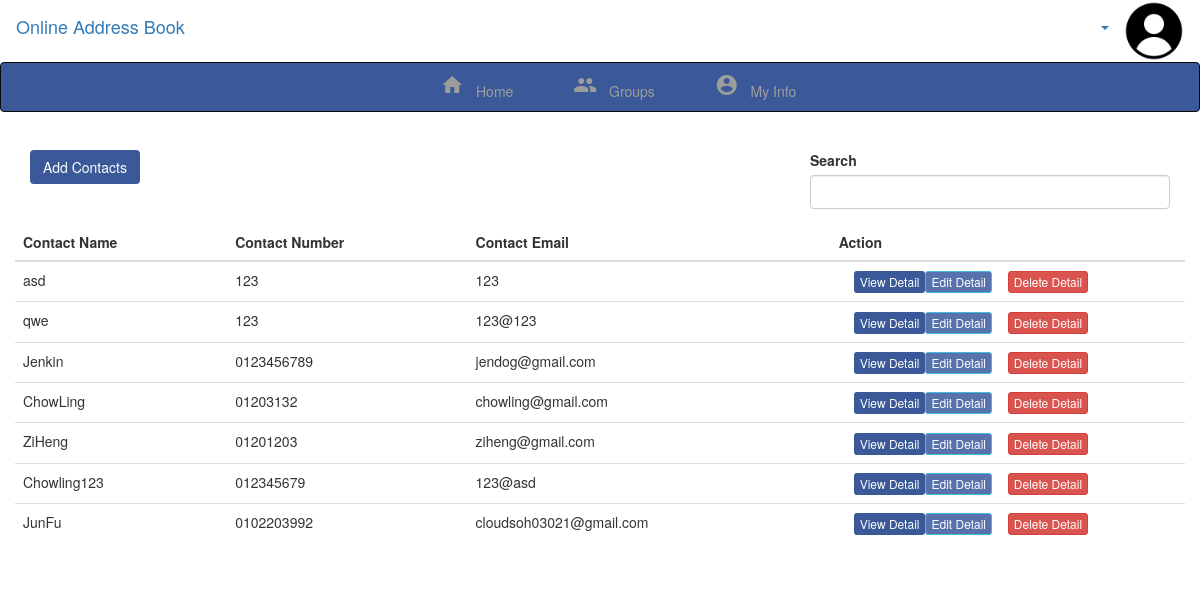
/rec/viewcontacts.php?id=8, run on the app's committed database.
### tables this page shows
CREATE TABLE `contacts` (
  `id` int(100) NOT NULL,
  `groupid` int(100) NOT NULL,
  `contactname` varchar(100) NOT NULL,
  `phonenumber` varchar(100) NOT NULL,
  `companynumber` varchar(100) NOT NULL,
  `homenumber` varchar(100) NOT NULL,
  `email` varchar(100) NOT NULL,
  `company` varchar(100) NOT NULL,
  `education` varchar(100) NOT NULL,
  `birthday` datetime NOT NULL,
  `image` varchar(100) NOT NULL
);

### rec/viewcontacts.php (the view, shortened to what this page needs)
<?php session_start();
	include('materialize.php');
	include('membernavbar.php');
	$groupid = $_GET['id'];
?>
<div class="container member-container">
	<div class="row">
		<div class="col-md-3">
			<button class="btn btn-raised btn-inverse addContactModal" data-toggle="modal" data-target="#addContact" data-id="<?php echo $groupid; ?>">Add Contacts</button>
		</div>
		<div class="col-md-offset-5 col-md-4">
			<form name="group-search-form" method="" action="">
				<div class="form-group label-floating">
					<label class="control-label" for="gSearch">Search</label>
					<input type="text" class="form-control" id="gSearch" name="" onkeyup="showContact(this.value)">
				</div>
			</form>
		</div>
	</div>
	<div class="row">
		<?php
		$sql = "SELECT * FROM contacts WHERE groupid='$groupid'";
		$result = $conn->query($sql); ?>
		<table class="table table-stripled">
			<thead>
				<tr>
					<th>Contact Name</th>
					<th>Contact Number</th>
					<th>Contact Email</th>
					<th>Action</th>
				</tr>
			</thead>
			<tbody class="liveContact">
			<?php while($row3 = $result->fetch_assoc()){ ?>
				<tr>
					<td><?php echo $row3['contactname']; ?></td>
					<td><?php echo $row3['phonenumber']; ?></td>
					<td><?php echo $row3['email']; ?></td>
					<td>
						<div class="col-md-6">
							<button class="btn btn-raised btn-inverse btn-xs viewDetail" data-toggle="modal" data-target="#viewDetail" data-id="<?php echo $row3['id']; ?>"><span class=""></span><span>View Detail</span></button><button class="btn btn-raised btn-info btn-xs editDetail" data-toggle="modal" data-target="#editContact" data-groupid="<?php echo $groupid; ?>" data-id="<?php echo $row3['id']; ?>" >Edit Detail</button>
						</div>
					<form action="../php/deleteContact.php" method="POST">
					<button class="btn btn-raised btn-danger btn-xs" name="id" value="<?php echo $row3['id']; ?>">Delete Detail</a>
					</button>
					</form></td>
				</tr>
				<?php } ?>
			</tbody>
		</table>
	</div>
</div>
<?php
	include('footer.php');
?>

### rec/materialize.php (style rules this page uses)
body { padding-top: 120px; }
.member-container { margin-top: 30px; }
.btn.btn-raised.btn-inverse { background-color: #3b5998; color: #ffffff; }
.btn.btn-raised.btn-info { background-color: #5772AC; color: #ffffff; }

### data on the page
contacts: contactname "asd", phonenumber "123", email "123", $row3['id'] 3 (drawn)
contacts: contactname "qwe", phonenumber "123", email "123@123", $row3['id'] 8 (drawn)
contacts: contactname "Jenkin", phonenumber "0123456789", email "jendog@gmail.com", $row3['id'] 11 (drawn)
contacts: contactname "ChowLing", phonenumber "01203132", email "chowling@gmail.com", $row3['id'] 14 (drawn)
contacts: contactname "ZiHeng", phonenumber "01201203", email "ziheng@gmail.com", $row3['id'] 15 (drawn)
contacts: contactname "Chowling123", phonenumber "012345679", email "123@asd", $row3['id'] 26 (drawn)
contacts: contactname "JunFu", phonenumber "0102203992", email "cloudsoh03021@gmail.com", $row3['id'] 25 (drawn)
